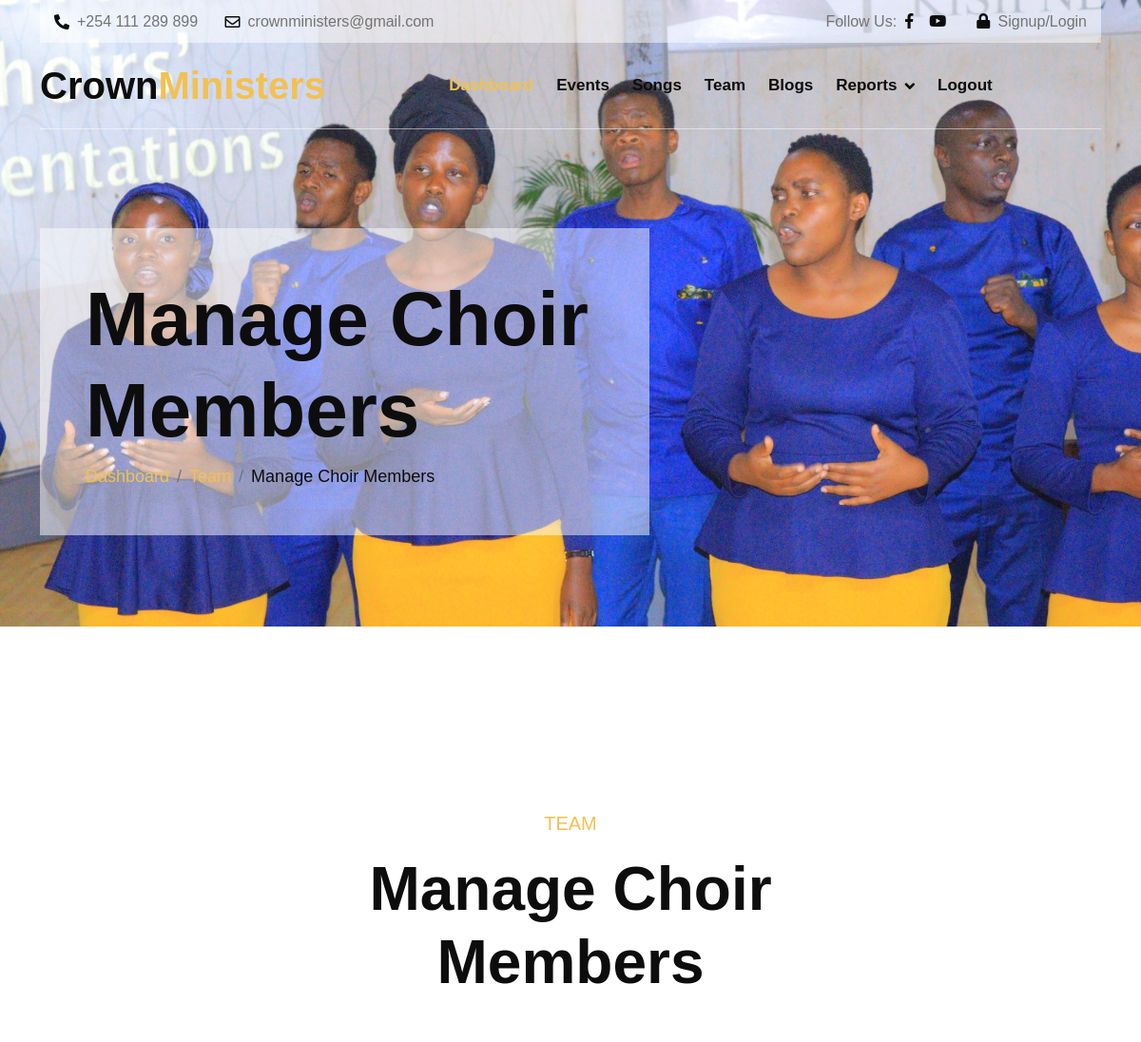
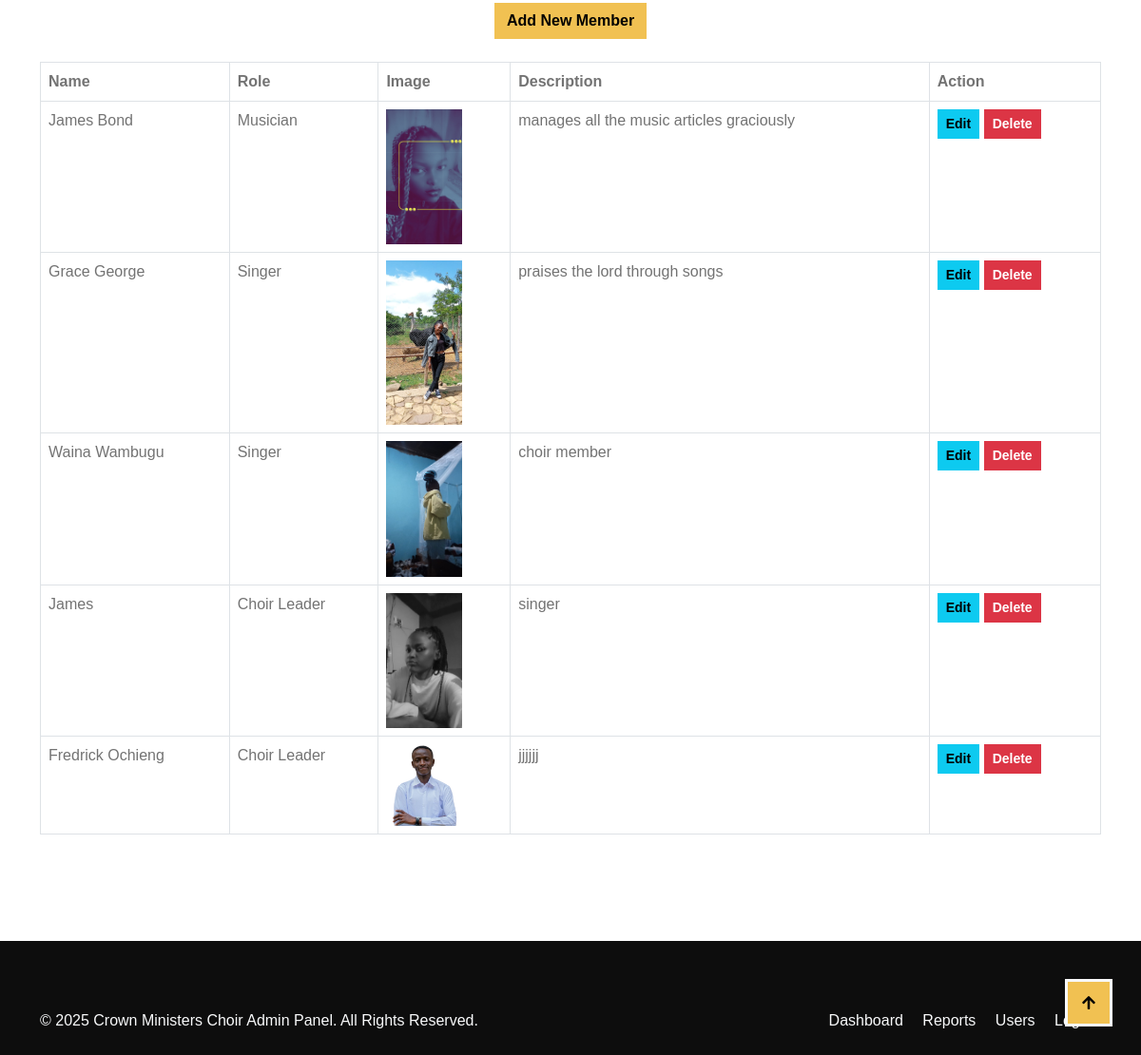
Screenshot of /team.php (signed in) with the database file from the repository (2 pictures, top to bottom).
### tables this page shows
CREATE TABLE `team` (
  `id` int(11) NOT NULL,
  `name` varchar(255) NOT NULL,
  `role` varchar(255) NOT NULL,
  `image` varchar(255) DEFAULT NULL,
  `description` text DEFAULT NULL
);

### team.php (the view, shortened to what this page needs)
<?php
include('includes/db_connect.php');
$sql = "SELECT * FROM team";
$stmt = $pdo->prepare($sql);
$stmt->execute();
$team_members = $stmt->fetchAll();
include('includes/header2.php');
?>
<div class="container-fluid hero-header">
    <div class="container">
        <div class="row">
            <div class="col-lg-7">
                <div class="hero-header-inner animated zoomIn">
                    <h1 class="display-1 text-dark">Manage Choir Members</h1>
                    <ol class="breadcrumb mb-0">
                        <li class="breadcrumb-item"><a href="dashboard.php">Dashboard</a></li>
                        <li class="breadcrumb-item"><a href="team.php">Team</a></li>
                        <li class="breadcrumb-item text-dark" aria-current="page">Manage Choir Members</li>
                    </ol>
                </div>
            </div>
        </div>
    </div>
</div>
<div class="container-fluid activities py-5">
    <div class="container py-5">
        <div class="mx-auto text-center mb-5 wow fadeIn" data-wow-delay="0.1s" style="max-width: 700px;">
            <p class="fs-5 text-uppercase text-primary">Team</p>
            <h1 class="display-3">Manage Choir Members</h1>
        </div>
        <div class="mb-4 text-center">
            <a href="add_member.php" class="btn btn-primary">Add New Member</a>
        </div>
        <div class="table-responsive">
            <table class="table table-bordered">
                <thead>
                    <tr>
                        <th>Name</th>
                        <th>Role</th>
                        <th>Image</th>
                        <th>Description</th>
                        <th>Action</th>
                    </tr>
                </thead>
                <tbody>
                    <?php foreach ($team_members as $member): ?>
                        <tr>
                            <td><?= htmlspecialchars($member['name']) ?></td>
                            <td><?= htmlspecialchars($member['role']) ?></td>
                            <td>
                                <?php if ($member['image']): ?>
                                    <img src="<?= htmlspecialchars($member['image']) ?>" alt="Image" width="80">
                                <?php else: ?>
                                    No Image
                                <?php endif; ?>
                            </td>
                            <td><?= nl2br(htmlspecialchars($member['description'])) ?></td>
                            <td>
                                <a href="edit_member.php?id=<?= $member['id'] ?>" class="btn btn-info btn-sm">Edit</a>
                                <a href="delete_member.php?id=<?= $member['id'] ?>" class="btn btn-danger btn-sm" onclick="return confirm('Are you sure?');">Delete</a>
                            </td>
                        </tr>
                    <?php endforeach; ?>
                </tbody>
            </table>
        </div>
    </div>
</div>
<?php include('includes/footer2.php'); ?>

### css/style.css (style rules this page uses)
.wow, .animated { animation-duration: 2s !important; }
h1, h2, h3, .h1, .h2, .h3 { font-weight: 700 !important; font-family: 'Open', sans-serif !important; }
.btn { font-weight: 600; transition: .5s; }
.hero-header { margin-bottom: 6rem; padding-top: 15rem; padding-bottom: 6rem; background: url("../img/choir8.jpg"), center center no-repeat; background-size: cover; }
.hero-header .hero-header-inner { padding: 3rem; background: rgba(255, 255, 255, .5); }
.hero-header .breadcrumb-item { font-size: 18px; }

### rows the page displays
team: name "James Bond", role "Musician", image (picture), description "manages all the music articles graciously"
team: name "Grace George", role "Singer", image (picture), description "praises the lord through songs"
team: name "Waina Wambugu", role "Singer", image (picture), description "choir member"
team: name "James", role "Choir Leader", image (picture), description "singer"
team: name "Fredrick Ochieng", role "Choir Leader", image (picture), description "jjjjjj"
